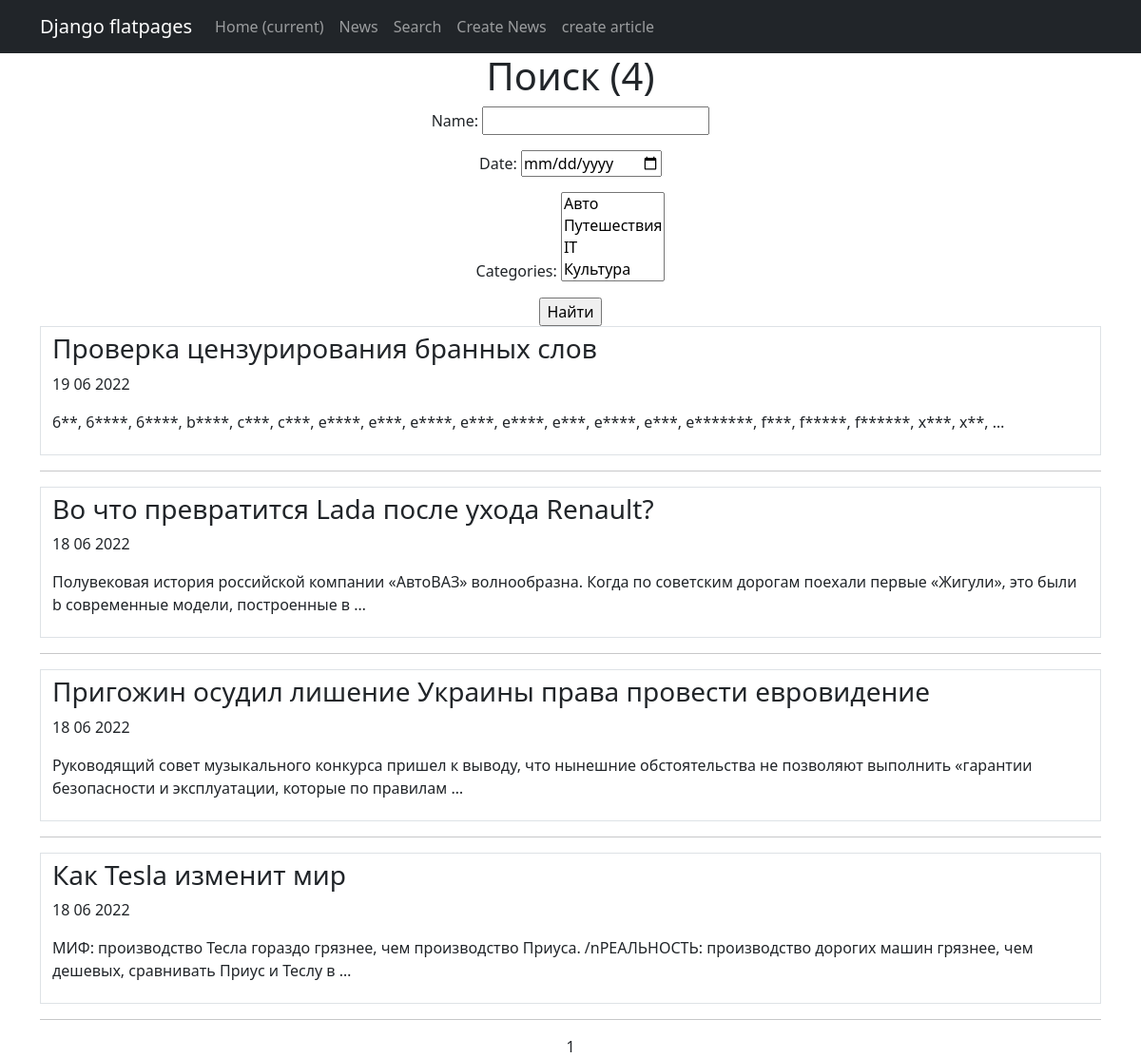
/news/search, run on the app's committed database.
### news/models.py (models this page shows, shortened)
class Post(models.Model):
    author = models.ForeignKey(Author, on_delete=models.CASCADE)
    position = models.CharField(max_length=1, choices=TYPES)
    date = models.DateTimeField(auto_now_add=True)
    categories = models.ManyToManyField('Category', through='PostCategory')
    heading = models.CharField(max_length=255)
    text = models.TextField()
    rating = models.IntegerField(default=0)

### news/views.py (the view)
# urls.py: path('search', SearchNews.as_view()),
class SearchNews(ListView):
    model = Post
    ordering = '-date'
    template_name = 'search.html'
    context_object_name = 'search'
    paginate_by = 10
    def get_queryset(self):
        queryset = super().get_queryset()
        self.filterset = PostFilter(self.request.GET, queryset)
        return self.filterset.qs
    def get_context_data(self, **kwargs):
        context = super().get_context_data(**kwargs)
        context['filterset'] = self.filterset
        return context

### news/models.py (called while the page is built)
    def __str__(self):
        return self.name

### news/templatetags/custom_filters.py (called while the page is built)
@register.filter()
def censor(value):
    if type(value) is str:
        censored_words = CENSORED_WORDS.split(', ')
        censored_string = value.split(' ')
        for i in range(len(censored_string)):
            point = ''
            c_word = censored_string[i]
            if c_word[-1] == ',' or c_word[-1] == '.':
                point = c_word[-1]
                c_word = c_word[:-1]
            if c_word.lower() in censored_words:
                word = f'{c_word[0]}{"*"*(len(c_word) -1)}{point}'
                censored_string.pop(i)
                censored_string.insert(i, word)
    else:
        raise ValueError('Фильтр censor обрабатывает только строки')
    return ' '.join(censored_string)

### templates/search.html (shortened to what this page needs)
{% extends 'flatpages/default.html' %}
{% load custom_filters %}
{% load custom_tags %}
{% block content %}
    <h1>Поиск ({{search|length}})</h1>
    <form action="" method="get">
        {{ filterset.form.as_p }}
        <input type="submit" value="Найти" />
    </form>
    {% if search %}
        {% for article in search %}
        <a class="page-link text-dark text-start" href="/news/{{article.id}}">
            <h3>{{ article.heading|censor }}</h3>
            <p>{{article.date|date:"d m Y"}}</p>
            <p>{{ article.text|censor |truncatewords:20}}</p>
        </a>
        <hr>
        {% endfor %}
    {% else %}
        <h1>Введите запрос</h1>
    {% endif %}
        {{ page_obj.number }}
{% endblock content %}

### data on the page
Post: heading|censor "Проверка цензурирования бранных слов", date "19 06 2022", text|censor "6**, 6****, 6****, b****, c***, c***, e****, e***, e****, e***, e****, e***, e****, e***, e*******, f***, f*****, f******, x***, x**, …"
Post: heading|censor "Во что превратится Lada после ухода Renault?", date "18 06 2022", text|censor "Полувековая история российской компании «АвтоВАЗ» волнообразна. Когда по советским дорогам поехали первые «Жигули», это были b современные модели, построенные в …"
Post: heading|censor "Пригожин осудил лишение Украины права провести евровидение", date "18 06 2022", text|censor "Руководящий совет музыкального конкурса пришел к выводу, что нынешние обстоятельства не позволяют выполнить «гарантии безопасности и эксплуатации, которые по правилам …"
Post: heading|censor "Как Tesla изменит мир", date "18 06 2022", text|censor "МИФ: производство Тесла гораздо грязнее, чем производство Приуса. /nРЕАЛЬНОСТЬ: производство дорогих машин грязнее, чем дешевых, сравнивать Приус и Теслу в …"

### other printed values
{{ search|length }} "4"
{{ page_obj.number }} "1"
